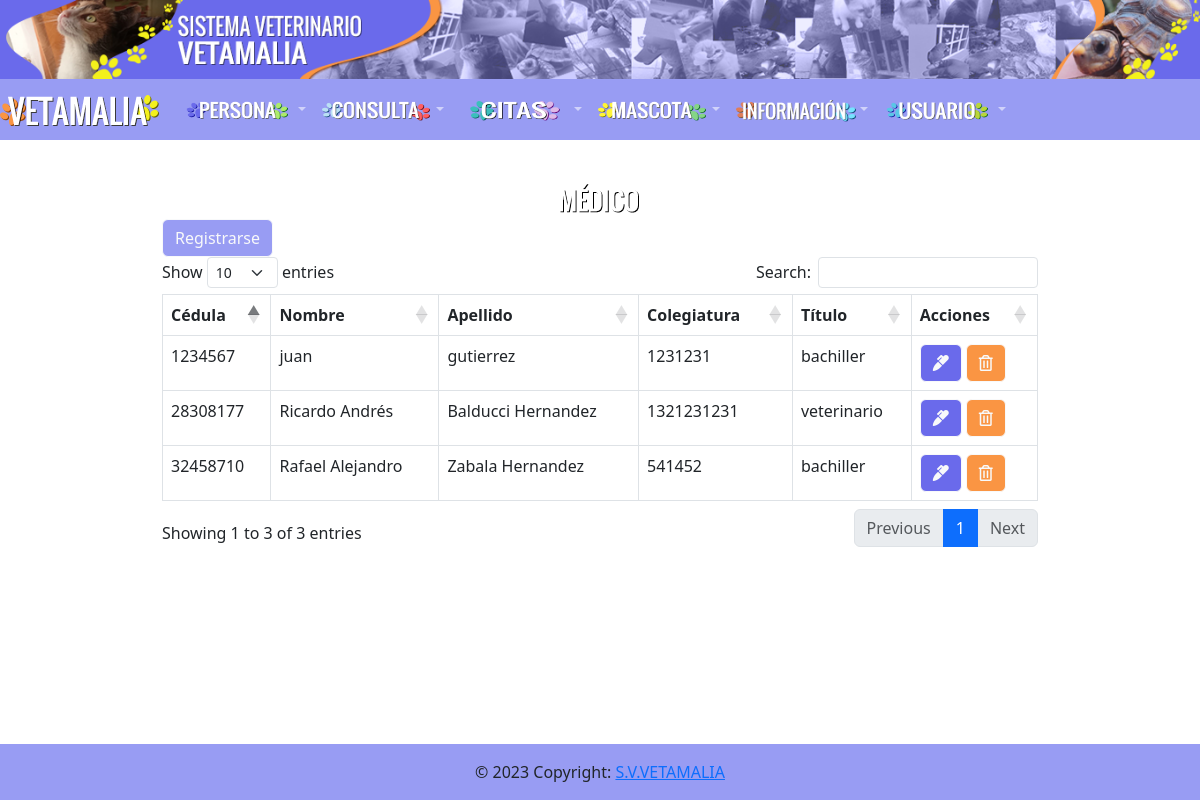
The page /medico/medico.php on the database its author committed.
### tables this page shows
CREATE TABLE `medico` (
  `cedula_medico` int(15) NOT NULL,
  `colegiatura` int(11) NOT NULL,
  `titulo` varchar(50) NOT NULL
);

CREATE TABLE `persona` (
  `cedula` int(11) NOT NULL,
  `nombre` varchar(50) NOT NULL,
  `apellido` varchar(50) NOT NULL
);

### medico/medico.php (the view, shortened to what this page needs)
<?php include("../database/db.php");?>
<?php include("../include/headers.php")?>
<div class="container p-4">
    <div class="row">
    <div class="col-md-10 mx-auto" style="width: 900px; margin-top: 20px !important; margin-bottom: 40px !important;">
        <img src="../img/Medico.png" class="rounded mx-auto d-block" width="160" height="35"></a>
            <a href="registrar.php" class="btn btn-outline-light" type="button" style="background-color: #989cf3">Registrarse</a>
            <br>
            <table class="table table-bordered" id="example">
                <thead>
                    <tr>
                        <th>Cédula</th>
                        <th>Nombre</th>
                        <th>Apellido</th>
                        <th>Colegiatura</th>
                        <th>Título</th>
                        <th>Acciones</th>
                    </tr>
                </thead>
                <tbody>
                    <?php
                    $query = "SELECT * FROM persona, medico where persona.cedula = medico.cedula_medico";
                    $result = mysqli_query($conn,$query);
                    while($row =mysqli_fetch_array($result)) {?>
                        <tr>
                            <td><?php echo $row['cedula_medico']?>
                            <td><?php echo $row['nombre']?>
                            <td><?php echo $row['apellido']?>
                            <td><?php echo $row['colegiatura']?></td>
                            <td><?php echo $row['titulo']?></td>
                            <td>
                                <a href="edit.php?id=<?php echo $row['cedula_medico']?>" class="btn btn-outline-light" type="button" style="background-color: #6a6aeb" onclick="return  ConfirmarEditar()">
                                    <i class="fas fa-marker"></i>
                                </a>
                                <a href="delete.php?id=<?php echo $row['cedula_medico']?>" class="btn btn-outline-light" type="button" style="background-color: #fa9543" onclick="return ConfirmarEliminar()">
                                <i class="far fa-trash-alt"></i>
                                </a>
                            </td>
                        </tr>
                    <?php }?>
                </tbody>
            </table>
        </div>
    </div>
</div>
<?php include("../include/footer.php");?>

### rows shown on the page
medico: cedula_medico "1234567", cedula_medico.nombre "juan", cedula_medico.apellido "gutierrez", colegiatura "1231231", titulo "bachiller"
medico: cedula_medico "28308177", cedula_medico.nombre "Ricardo Andrés", cedula_medico.apellido "Balducci Hernandez", colegiatura "1321231231", titulo "veterinario"
medico: cedula_medico "32458710", cedula_medico.nombre "Rafael Alejandro", cedula_medico.apellido "Zabala Hernandez", colegiatura "541452", titulo "bachiller"
